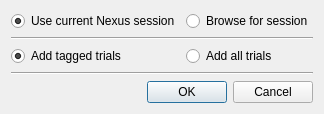
<?xml version="1.0" encoding="UTF-8"?>
<ui version="4.0">
 <class>Dialog</class>
 <widget class="QDialog" name="Dialog">
  <property name="geometry">
   <rect>
    <x>0</x>
    <y>0</y>
    <width>312</width>
    <height>107</height>
   </rect>
  </property>
  <property name="windowTitle">
   <string>Dialog</string>
  </property>
  <layout class="QVBoxLayout" name="verticalLayout">
   <item>
    <layout class="QGridLayout" name="gridLayout">
     <item row="1" column="0" colspan="3">
      <widget class="Line" name="line">
       <property name="orientation">
        <enum>Qt::Horizontal</enum>
       </property>
      </widget>
     </item>
     <item row="2" column="1" colspan="2">
      <widget class="QRadioButton" name="rbAddAllTrials">
       <property name="text">
        <string>Add all trials</string>
       </property>
       <attribute name="buttonGroup">
        <string notr="true">buttonGroup_2</string>
       </attribute>
      </widget>
     </item>
     <item row="0" column="1" colspan="2">
      <widget class="QRadioButton" name="rbBrowseForSession">
       <property name="text">
        <string>Browse for session</string>
       </property>
       <attribute name="buttonGroup">
        <string notr="true">buttonGroup</string>
       </attribute>
      </widget>
     </item>
     <item row="2" column="0">
      <widget class="QRadioButton" name="rbAddTaggedTrials">
       <property name="text">
        <string>Add tagged trials</string>
       </property>
       <property name="checked">
        <bool>true</bool>
       </property>
       <attribute name="buttonGroup">
        <string notr="true">buttonGroup_2</string>
       </attribute>
      </widget>
     </item>
     <item row="3" column="0" colspan="3">
      <widget class="Line" name="line_2">
       <property name="orientation">
        <enum>Qt::Horizontal</enum>
       </property>
      </widget>
     </item>
     <item row="0" column="0">
      <widget class="QRadioButton" name="rbUseCurrentNexusSession">
       <property name="text">
        <string>Use current Nexus session</string>
       </property>
       <property name="checked">
        <bool>true</bool>
       </property>
       <attribute name="buttonGroup">
        <string notr="true">buttonGroup</string>
       </attribute>
      </widget>
     </item>
    </layout>
   </item>
   <item>
    <widget class="QDialogButtonBox" name="buttonBox">
     <property name="orientation">
      <enum>Qt::Horizontal</enum>
     </property>
     <property name="standardButtons">
      <set>QDialogButtonBox::Cancel|QDialogButtonBox::Ok</set>
     </property>
    </widget>
   </item>
  </layout>
 </widget>
 <resources/>
 <connections>
  <connection>
   <sender>buttonBox</sender>
   <signal>accepted()</signal>
   <receiver>Dialog</receiver>
   <slot>accept()</slot>
   <hints>
    <hint type="sourcelabel">
     <x>248</x>
     <y>254</y>
    </hint>
    <hint type="destinationlabel">
     <x>157</x>
     <y>274</y>
    </hint>
   </hints>
  </connection>
  <connection>
   <sender>buttonBox</sender>
   <signal>rejected()</signal>
   <receiver>Dialog</receiver>
   <slot>reject()</slot>
   <hints>
    <hint type="sourcelabel">
     <x>316</x>
     <y>260</y>
    </hint>
    <hint type="destinationlabel">
     <x>286</x>
     <y>274</y>
    </hint>
   </hints>
  </connection>
 </connections>
 <buttongroups>
  <buttongroup name="buttonGroup"/>
  <buttongroup name="buttonGroup_2"/>
 </buttongroups>
</ui>
